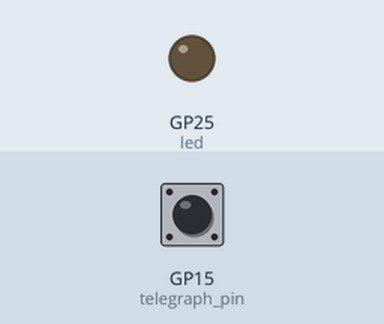
Bench run of a program on a simulated Raspberry Pi Pico running MicroPython. Shown: output pins drawn as LEDs (lit = HIGH). Dashed ring = blinking. The inputs (shaded band) are chosen by the test bench; at power-on: GP15 (telegraph_pin) HIGH. What the program prints to the serial console is not drawn.

Above: at 1.2 s.
1.3 s: GP15 (telegraph_pin) pulled LOW for 0.15 s
At 1.37 s:
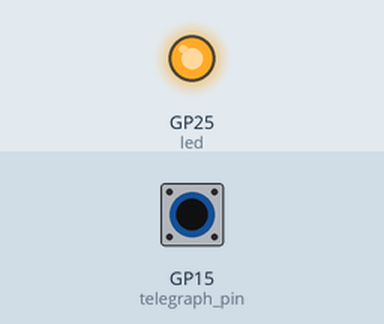
2.9 s: GP15 (telegraph_pin) pulled LOW for 1 s
At 4.7 s:
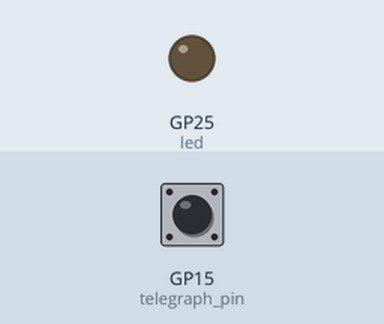
6.9 s: GP15 (telegraph_pin) pulsed LOW 2 times (0.12 s each, 0.3 s apart)
At 6.96 s:
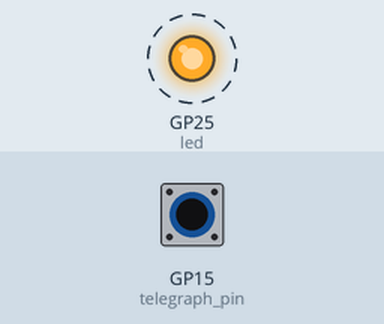
10.3 s: GP15 (telegraph_pin) pulsed LOW 5 times (0.12 s each, 0.3 s apart)
At 12.5 s:
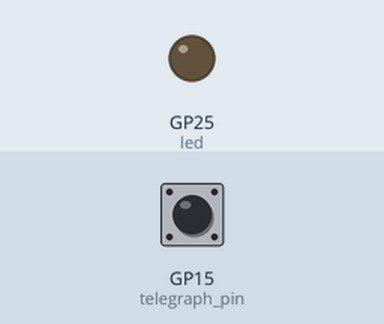
Timing chart, 0 to 14.0 s (numbered marks = the images above; inputs shaded):
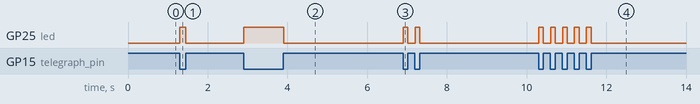

The program:

morse_code_decoder.py
```python
import machine
import time

# Configured for GP15 and the internal green LED indicator
telegraph_pin = machine.Pin(15, machine.Pin.IN, machine.Pin.PULL_UP)
led = machine.Pin("LED", machine.Pin.OUT)

MORSE_CODE_DICT = {
    '.-': 'A', '-...': 'B', '-.-.': 'C', '-..': 'D', '.': 'E',
    '..-.': 'F', '--.': 'G', '....': 'H', '..': 'I', '.---': 'J',
    '-.-': 'K', '.-..': 'L', '--': 'M', '-.': 'N', '---': 'O',
    '.--.': 'P', '--.-': 'Q', '.-.': 'R', '...': 'S', '-': 'T',
    '..-': 'U', '...-': 'V', '.--': 'W', '-..-': 'X', '-.--': 'Y',
    '--..': 'Z', '.----': '1', '..---': '2', '...--': '3', '....-': '4',
    '.....': '5', '-....': '6', '--...': '7', '---..': '8', '----.': '9',
    '-----': '0'
}

DOT_MAX_MS = 250
LETTER_GAP_MS = 1500

current_letter_buffer = ""
last_state_change = time.ticks_ms()
wires_are_touching = False

print("🚀 THE TELEGRAPH IS LIVE!")
print("Tap your loose metal wire tips together to type Morse code...")

while True:
    pin_value = telegraph_pin.value()
    now = time.ticks_ms()

    # Onboard LED indicator lights up when wires make contact
    if pin_value == 0:
        led.value(1)
    else:
        led.value(0)

    # CASE 1: Wires touch
    if pin_value == 0 and not wires_are_touching:
        time.sleep_ms(30) # Solid anti-glitch filter
        if telegraph_pin.value() == 0:
            wires_are_touching = True
            press_start_time = now

    # CASE 2: Wires separate
    elif pin_value == 1 and wires_are_touching:
        time.sleep_ms(30)
        if telegraph_pin.value() == 1:
            wires_are_touching = False
            duration = time.ticks_diff(now, press_start_time)

            if duration <= DOT_MAX_MS:
                current_letter_buffer += "."
                print(".", end="")
            else:
                current_letter_buffer += "-"
                print("-", end="")
            last_state_change = now

    # CASE 3: Decode letter after silence
    elif pin_value == 1 and not wires_are_touching and current_letter_buffer != "":
        silence_duration = time.ticks_diff(now, last_state_change)
        if silence_duration >= LETTER_GAP_MS:
            if current_letter_buffer in MORSE_CODE_DICT:
                print(f" -> [{MORSE_CODE_DICT[current_letter_buffer]}]")
            else:
                print(" -> [? Try Again]")
            current_letter_buffer = ""
            last_state_change = now

    time.sleep_ms(5)
```

Measured:
- after the input at 1.3 s, GP25 (led): LOW → HIGH at once, → LOW 0.15 s later
- after the input at 2.9 s, GP25 (led): LOW → HIGH at once, → LOW 1.0 s later
- after the input at 6.9 s, GP25 (led): alternates HIGH for 0.12 s and LOW for 0.18 s, 4 changes in all, then stays LOW, starting at once
- after the input at 10.3 s, GP25 (led): alternates HIGH for 0.12 s and LOW for 0.18 s, 10 changes in all, then stays LOW, starting at once
